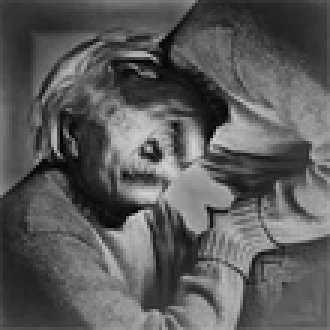
#> input picture resmisifreleme/Sifreli.png, 110 x 110 px, shrunk from 550 x 550 before the run, found by its file name (shown 3 times larger)
$ python Main.py
#> lines starting #> are read from the running program, lines starting #| are printed output that depends on the picture
### resmisifreleme/moduleFile.py
# -*- coding: utf-8 -*-
"""
Created on Mon May 29 14:16:57 2023

@author: Burhan Mutlu
"""

import cv2

class ResimSifreleme:

    width=0; height=0; N=41;

    def __init__(self, imagePath, renklimi):
#> called with imagePath = 'sifreli.png', renklimi = 0
        self.imagePath = imagePath
        self.renklimi = renklimi
        self.org = cv2.imread(imagePath,renklimi)
#> self.org is the input picture: shape (110, 110); min 0, max 208, mean 90.5
        self.height= self.org.shape[0];
#> self.height = 110
        self.width= self.org.shape[1];
#> self.width = 110

    def getImage(self):
        return self.org

    def PrintImage(self, image, title):
        cv2.imshow(title, image)
        self.destroyWindows()

    def destroyWindows(self):
        k=cv2.waitKey(0)
        if k==ord('q'):
            cv2.destroyAllWindows()

    def saveImage(self, name, image):
        cv2.imwrite(name, image)

    # [8 lines left out: function imageEncryption, not called in this run]

    def imageDecryption(self):
        decrypted = self.getImage()
        for i in range(self.width):
            for j in range(self.height):
                val = self.mod_hesapla( decrypted[j,i] )
                decrypted[j, i ] = val
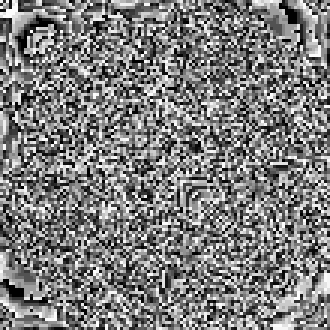
#> decrypted: shape (110, 110) (shown 3 times larger); min 0, max 254, mean 125.1

        self.saveImage("cozulmus.png", decrypted)
        return decrypted

    def mod_hesapla(self, val):
        while 1:
            if(val<=self.N):
                 val = val + 256
            if( val%self.N ==0 ):
                return val/(self.N)
            else:
                val = val + 256


    def test(self):
        print (self.GetEncrypted(10, 10))


### resmisifreleme/Main.py
# -*- coding: utf-8 -*-
"""
Created on Mon May 29 14:28:47 2023

@author: Burhan Mutlu
"""

from moduleFile import ResimSifreleme

#p = ResimSifreleme("org.jpg", 0)

p = ResimSifreleme("sifreli.png", 0)

# sifreli = p.imageEncryption()
# p.PrintImage(sifreli, "sifreli")


cozulmus = p.imageDecryption()
p.PrintImage(cozulmus, "cozulmus")
#> (key q is pressed here)

$ run again, with resmisifreleme/org.jpg saved as resmisifreleme/Sifreli.png
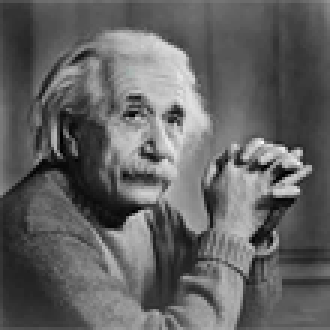
#> input picture resmisifreleme/org.jpg, 110 x 110 px, shrunk from 550 x 550 before the run, found by its file name (shown 3 times larger)
#> after the loop in imageDecryption, `for i in range(self.width):`:
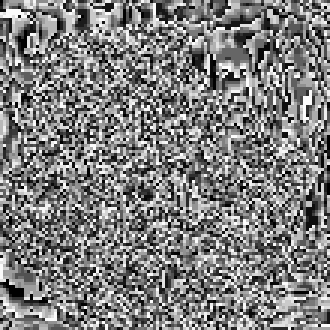
#> decrypted: shape (110, 110) (shown 3 times larger); min 0, max 255, mean 126.3
